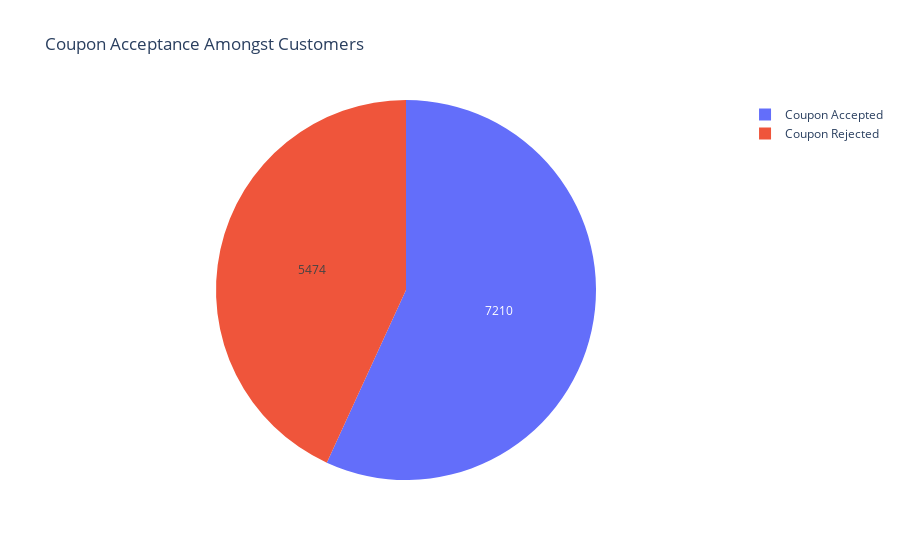

Notebook source saved alongside this figure:
### Code cell
# Share of Coupon Accepted or rejected in the data
fig = px.pie(df_for_analysis, values=coupon_accepted, names=['Coupon Accepted','Coupon Rejected'], title="Coupon Acceptance Amongst Customers")
fig.update_traces(textinfo='value')

fig.show()

### Figure 1 — Plotly figure (JSON) as saved in the notebook; plotly's stock layout.template omitted (floating-point values rounded to 4 significant figures)
{"data": [{"domain": {"x": [0, 1], "y": [0, 1]}, "hovertemplate": "label=%{label}<br>value=%{value}<extra></extra>", "labels": ["Coupon Accepted", "Coupon Rejected"], "legendgroup": "", "name": "", "showlegend": true, "textinfo": "value", "type": "pie", "values": [7210, 5474]}], "layout": {"legend": {"tracegroupgap": 0}, "title": {"text": "Coupon Acceptance Amongst Customers"}}}
